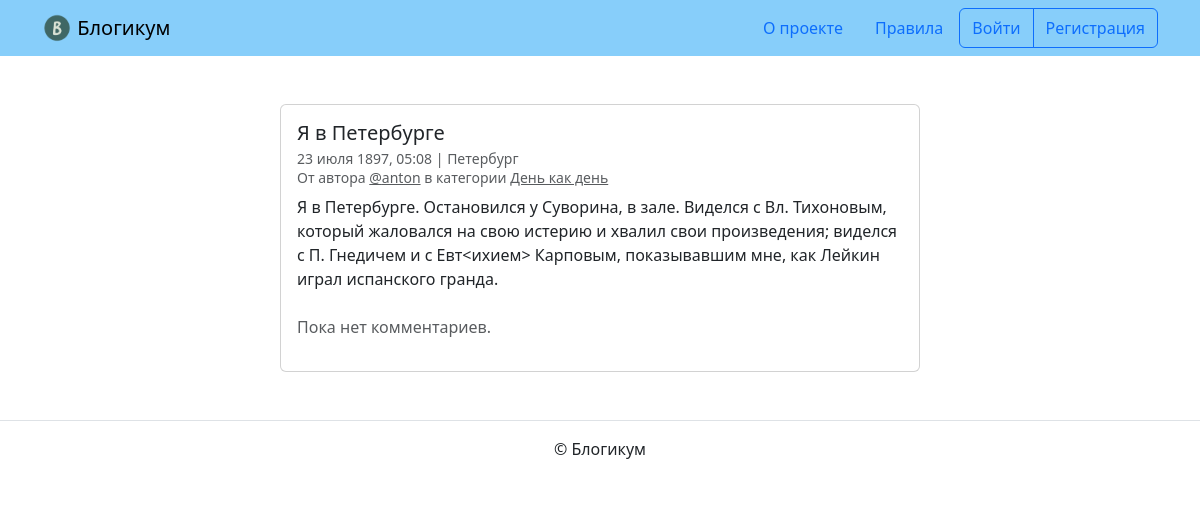
/posts/13/, run on the app's committed database.
### blog/models.py (models this page shows, shortened)
class Post(PublishedModel):
    title = models.CharField(
        max_length=256,
        verbose_name='Заголовок'
    )
    text = models.TextField(verbose_name='Текст')
    image = models.ImageField(
        verbose_name='Изображение',
        upload_to='images',
        null=True,
        blank=True
    )
    pub_date = models.DateTimeField(
        verbose_name='Дата и время публикации',
        help_text='Если установить дату и время в будущем — '
                  'можно делать отложенные публикации.'
    )
    author = models.ForeignKey(
        User,
        on_delete=models.CASCADE,
        verbose_name='Автор публикации',
        related_name='posts'
    )
    location = models.ForeignKey(
        Location,
        on_delete=models.SET_NULL,
        verbose_name='Местоположение',
        related_name='posts',
        null=True,
        blank=True
    )
    category = models.ForeignKey(
        Category,
        on_delete=models.SET_NULL,
        null=True,
        verbose_name='Категория',
        related_name='posts'
    )
    class Meta:
        verbose_name = 'публикация'
        verbose_name_plural = 'Публикации'

class Location(PublishedModel):
    name = models.CharField(
        max_length=256,
        verbose_name='Название места'
    )
    class Meta:
        verbose_name = 'местоположение'
        verbose_name_plural = 'Местоположения'

class Category(PublishedModel):
    title = models.CharField(
        max_length=256,
        verbose_name='Заголовок'
    )
    description = models.TextField(verbose_name='Описание')
    slug = models.SlugField(
        max_length=64,
        unique=True,
        verbose_name='Идентификатор',
        help_text='Идентификатор страницы для URL; '
                  'разрешены символы латиницы, цифры, дефис и подчёркивание.'
    )
    class Meta:
        verbose_name = 'категория'
        verbose_name_plural = 'Категории'

### blog/views.py (the view)
# urls.py: path('<int:post_id>/', views.post_detail, name='post_detail'),
def post_detail(request, post_id):
    template = 'blog/detail.html'
    print(f"DEBUG: post_detail called with post_id={post_id}")
    posts = get_object_or_404(Post, id=post_id)
    print(f"DEBUG: post found: {posts.id}, pub_date: {posts.pub_date}, is_published: {posts.is_published}")
    if request.user != posts.author:
        if not (posts.is_published and
                  posts.category.is_published and
                  posts.pub_date <= timezone.now()):
            raise Http404("Пост не найден")
        print(f"DEBUG: filtered post found: {posts.id}, pub_date: {posts.pub_date}")
    comments = posts.comments.order_by('created_at')
    form = CommentForm()
    print(f"DEBUG: post_detail - user: {request.user}, authenticated: {request.user.is_authenticated}")
    print(f"DEBUG: post_detail - form: {form}")
    context = {'post': posts, 'form': form, 'comments': comments}
    return render(request, template, context)

### templates/blog/detail.html (shortened to what this page needs)
{% extends "base.html" %}
{% block content %}
  <div class="col d-flex justify-content-center">
    <div class="card" style="width: 40rem;">
      <div class="card-body">
        <h5 class="card-title">{{ post.title }}</h5>
        <h6 class="card-subtitle mb-2 text-muted">
          <small>
            {{ post.pub_date|date:"d E Y, H:i" }} | {% if post.location and post.location.is_published %}{{ post.location.name }}{% else %}Планета Земля{% endif %}<br>
            От автора <a class="text-muted" href="{% url 'blog:profile' post.author.username %}">@{{ post.author.username }}</a> в
            категории {% include "includes/category_link.html" %}
          </small>
        </h6>
        <p class="card-text">{{ post.text|linebreaksbr }}</p>
        {% include "includes/comments.html" %}
      </div>
    </div>
  </div>
{% endblock %}

### templates/includes/category_link.html
<a class="text-muted" href="{% url 'blog:category_posts' post.category.slug %}">
  {{ post.category.title }}
</a>

### data on the page
Post: title "Я в Петербурге", pub_date "23 июля 1897, 05:08", location.name "Петербург", author.username "anton", category "День как день", text "Я в Петербурге. Остановился у Суворина, в зале. Виделся с Вл. Тихоновым, который жаловался на свою истерию и хвалил свои произведения; виделся с П. Гнедичем и с Евт<ихием> Карповым, показывавшим мне, как Лейкин играл испанского гранда."
